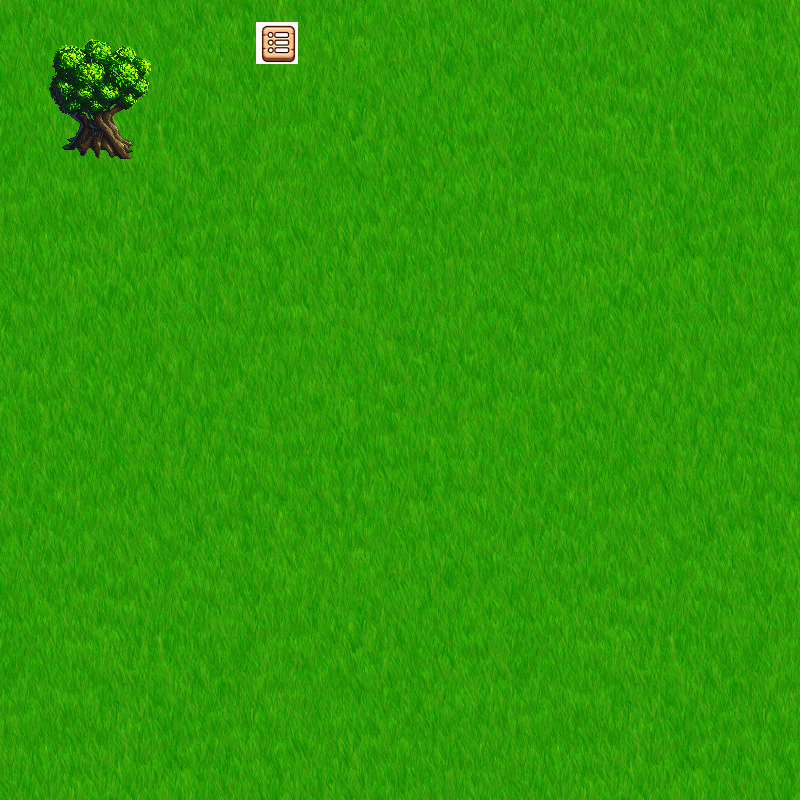

This is a level from a 2D game, rendered from its Tiled map with the project's own tilesets. A one-line summary and the complete map file follow:
An orthogonal 25x25 tile map with 32x32 px tiles, 2 tile layers (lay1, lay2), 3 tilesets and 2 objects (tree, menu).

<map version="1.0" tiledversion="1.1.1" orientation="orthogonal" renderorder="right-down" width="25" height="25" tilewidth="32" tileheight="32" infinite="0" nextobjectid="20">
 <tileset firstgid="1" name="grass03" tilewidth="32" tileheight="32" tilecount="256" columns="16">
  <image source="images/tilemap/grass03.png" width="512" height="512" />
 </tileset>
 <tileset firstgid="257" name="baum" tilewidth="32" tileheight="32" tilecount="16" columns="4">
  <image source="images/tilemap/baum.png" width="128" height="128" />
 </tileset>
 <tileset firstgid="273" name="GameButtons" tilewidth="42" tileheight="42" tilecount="25" columns="5">
  <image source="images/GameButtons.png" width="213" height="237" />
 </tileset>
 <layer name="lay1" width="25" height="25">
  <data encoding="csv">
1,2,3,4,5,6,7,8,9,10,11,12,13,14,15,16,1,2,3,4,5,6,7,8,9,
17,18,19,20,21,22,23,24,25,26,27,28,29,30,31,32,17,18,19,20,21,22,23,24,25,
33,34,35,36,37,38,39,40,41,42,43,44,45,46,47,48,33,34,35,36,37,38,39,40,41,
49,50,51,52,53,54,55,56,57,58,59,60,61,62,63,64,49,50,51,52,53,54,55,56,57,
65,66,67,68,69,70,71,72,73,74,75,76,77,78,79,80,65,66,67,68,69,70,71,72,73,
81,82,83,84,85,86,87,88,89,90,91,92,93,94,95,96,81,82,83,84,85,86,87,88,89,
97,98,99,100,101,102,103,104,105,106,107,108,109,110,111,112,97,98,99,100,101,102,103,104,105,
113,114,115,116,117,118,119,120,121,122,123,124,125,126,127,128,113,114,115,116,117,118,119,120,121,
129,130,131,132,133,134,135,136,137,138,139,140,141,142,143,144,129,130,131,132,133,134,135,136,137,
145,146,147,148,149,150,151,152,153,154,155,156,157,158,159,160,145,146,147,148,149,150,151,152,153,
161,162,163,164,165,166,167,168,169,170,171,172,173,174,175,176,161,162,163,164,165,166,167,168,169,
177,178,179,180,181,182,183,184,185,186,187,188,189,190,191,192,177,178,179,180,181,182,183,184,185,
193,194,195,196,197,198,199,200,201,202,203,204,205,206,207,208,193,194,195,196,197,198,199,200,201,
209,210,211,212,213,214,215,216,217,218,219,220,221,222,223,224,209,210,211,212,213,214,215,216,217,
225,226,227,228,229,230,231,232,233,234,235,236,237,238,239,240,225,226,227,228,229,230,231,232,233,
241,242,243,244,245,246,247,248,249,250,251,252,253,254,255,256,241,242,243,244,245,246,247,248,249,
1,2,3,4,5,6,7,8,9,10,11,12,13,14,15,16,1,2,3,4,5,6,7,8,9,
17,18,19,20,21,22,23,24,25,26,27,28,29,30,31,32,17,18,19,20,21,22,23,24,25,
33,34,35,36,37,38,39,40,41,42,43,44,45,46,47,48,33,34,35,36,37,38,39,40,41,
49,50,51,52,53,54,55,56,57,58,59,60,61,62,63,64,49,50,51,52,53,54,55,56,57,
65,66,67,68,69,70,71,72,73,74,75,76,77,78,79,80,65,66,67,68,69,70,71,72,73,
81,82,83,84,85,86,87,88,89,90,91,92,93,94,95,96,81,82,83,84,85,86,87,88,89,
97,98,99,100,101,102,103,104,105,106,107,108,109,110,111,112,97,98,99,100,101,102,103,104,105,
113,114,115,116,117,118,119,120,121,122,123,124,125,126,127,128,113,114,115,116,117,118,119,120,121,
129,130,131,132,133,134,135,136,137,138,139,140,141,142,143,144,129,130,131,132,133,134,135,136,137
</data>
 </layer>
 <layer name="lay2" width="25" height="25">
  <data encoding="csv">
0,0,0,0,0,0,0,0,0,0,0,0,0,0,0,0,0,0,0,0,0,0,0,0,0,
0,257,258,259,260,0,0,0,280,0,0,0,0,0,0,0,0,0,0,0,0,0,0,0,0,
0,261,262,263,264,0,0,0,0,0,0,0,0,0,0,0,0,0,0,0,0,0,0,0,0,
0,265,266,267,268,0,0,0,0,0,0,0,0,0,0,0,0,0,0,0,0,0,0,0,0,
0,269,270,271,272,0,0,0,0,0,0,0,0,0,0,0,0,0,0,0,0,0,0,0,0,
0,0,0,0,0,0,0,0,0,0,0,0,0,0,0,0,0,0,0,0,0,0,0,0,0,
0,0,0,0,0,0,0,0,0,0,0,0,0,0,0,0,0,0,0,0,0,0,0,0,0,
0,0,0,0,0,0,0,0,0,0,0,0,0,0,0,0,0,0,0,0,0,0,0,0,0,
0,0,0,0,0,0,0,0,0,0,0,0,0,0,0,0,0,0,0,0,0,0,0,0,0,
0,0,0,0,0,0,0,0,0,0,0,0,0,0,0,0,0,0,0,0,0,0,0,0,0,
0,0,0,0,0,0,0,0,0,0,0,0,0,0,0,0,0,0,0,0,0,0,0,0,0,
0,0,0,0,0,0,0,0,0,0,0,0,0,0,0,0,0,0,0,0,0,0,0,0,0,
0,0,0,0,0,0,0,0,0,0,0,0,0,0,0,0,0,0,0,0,0,0,0,0,0,
0,0,0,0,0,0,0,0,0,0,0,0,0,0,0,0,0,0,0,0,0,0,0,0,0,
0,0,0,0,0,0,0,0,0,0,0,0,0,0,0,0,0,0,0,0,0,0,0,0,0,
0,0,0,0,0,0,0,0,0,0,0,0,0,0,0,0,0,0,0,0,0,0,0,0,0,
0,0,0,0,0,0,0,0,0,0,0,0,0,0,0,0,0,0,0,0,0,0,0,0,0,
0,0,0,0,0,0,0,0,0,0,0,0,0,0,0,0,0,0,0,0,0,0,0,0,0,
0,0,0,0,0,0,0,0,0,0,0,0,0,0,0,0,0,0,0,0,0,0,0,0,0,
0,0,0,0,0,0,0,0,0,0,0,0,0,0,0,0,0,0,0,0,0,0,0,0,0,
0,0,0,0,0,0,0,0,0,0,0,0,0,0,0,0,0,0,0,0,0,0,0,0,0,
0,0,0,0,0,0,0,0,0,0,0,0,0,0,0,0,0,0,0,0,0,0,0,0,0,
0,0,0,0,0,0,0,0,0,0,0,0,0,0,0,0,0,0,0,0,0,0,0,0,0,
0,0,0,0,0,0,0,0,0,0,0,0,0,0,0,0,0,0,0,0,0,0,0,0,0,
0,0,0,0,0,0,0,0,0,0,0,0,0,0,0,0,0,0,0,0,0,0,0,0,0
</data>
 </layer>
 <objectgroup name="objects">
  <object id="15" name="tree" x="24" y="6" width="174" height="196" />
  <object id="18" name="menu" x="334" y="12" width="68" height="58" />
 </objectgroup>
</map>
